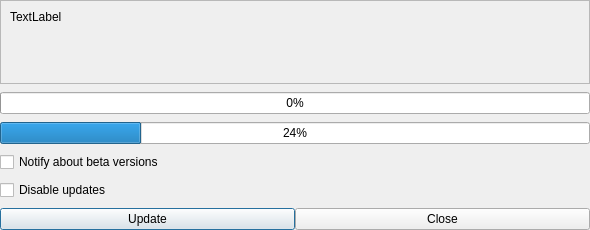
<?xml version="1.0" encoding="UTF-8"?>
<ui version="4.0">
 <class>UpdateForm</class>
 <widget class="QDialog" name="UpdateForm">
  <property name="geometry">
   <rect>
    <x>0</x>
    <y>0</y>
    <width>590</width>
    <height>230</height>
   </rect>
  </property>
  <property name="windowTitle">
   <string>New version of huggle is available</string>
  </property>
  <property name="windowIcon">
   <iconset resource="../huggle_res/pictures.qrc">
    <normaloff>:/huggle/pictures/Resources/huggle3_small.ico</normaloff>:/huggle/pictures/Resources/huggle3_small.ico</iconset>
  </property>
  <layout class="QVBoxLayout" name="verticalLayout">
   <property name="spacing">
    <number>8</number>
   </property>
   <property name="leftMargin">
    <number>0</number>
   </property>
   <property name="topMargin">
    <number>0</number>
   </property>
   <property name="rightMargin">
    <number>0</number>
   </property>
   <property name="bottomMargin">
    <number>0</number>
   </property>
   <item>
    <widget class="QScrollArea" name="scrollArea">
     <property name="widgetResizable">
      <bool>true</bool>
     </property>
     <widget class="QWidget" name="scrollAreaWidgetContents">
      <property name="geometry">
       <rect>
        <x>0</x>
        <y>0</y>
        <width>577</width>
        <height>98</height>
       </rect>
      </property>
      <layout class="QVBoxLayout" name="verticalLayout_2">
       <item>
        <widget class="QLabel" name="label">
         <property name="sizePolicy">
          <sizepolicy hsizetype="Preferred" vsizetype="Preferred">
           <horstretch>0</horstretch>
           <verstretch>0</verstretch>
          </sizepolicy>
         </property>
         <property name="text">
          <string>TextLabel</string>
         </property>
         <property name="alignment">
          <set>Qt::AlignLeading|Qt::AlignLeft|Qt::AlignTop</set>
         </property>
         <property name="wordWrap">
          <bool>true</bool>
         </property>
         <property name="textInteractionFlags">
          <set>Qt::LinksAccessibleByKeyboard|Qt::LinksAccessibleByMouse|Qt::TextBrowserInteraction|Qt::TextSelectableByKeyboard|Qt::TextSelectableByMouse</set>
         </property>
        </widget>
       </item>
      </layout>
     </widget>
    </widget>
   </item>
   <item>
    <widget class="QProgressBar" name="progressBar">
     <property name="value">
      <number>0</number>
     </property>
    </widget>
   </item>
   <item>
    <widget class="QProgressBar" name="progressBar_2">
     <property name="value">
      <number>24</number>
     </property>
    </widget>
   </item>
   <item>
    <widget class="QCheckBox" name="checkBox_2">
     <property name="text">
      <string>Notify about beta versions</string>
     </property>
    </widget>
   </item>
   <item>
    <widget class="QCheckBox" name="checkBox">
     <property name="text">
      <string>Disable updates</string>
     </property>
    </widget>
   </item>
   <item>
    <layout class="QHBoxLayout" name="horizontalLayout">
     <property name="spacing">
      <number>0</number>
     </property>
     <item>
      <widget class="QPushButton" name="pushButton">
       <property name="text">
        <string notr="true">Update</string>
       </property>
      </widget>
     </item>
     <item>
      <widget class="QPushButton" name="pushButton_2">
       <property name="text">
        <string notr="true">Close</string>
       </property>
      </widget>
     </item>
    </layout>
   </item>
  </layout>
 </widget>
 <resources>
  <include location="../huggle_res/pictures.qrc"/>
 </resources>
 <connections/>
</ui>
